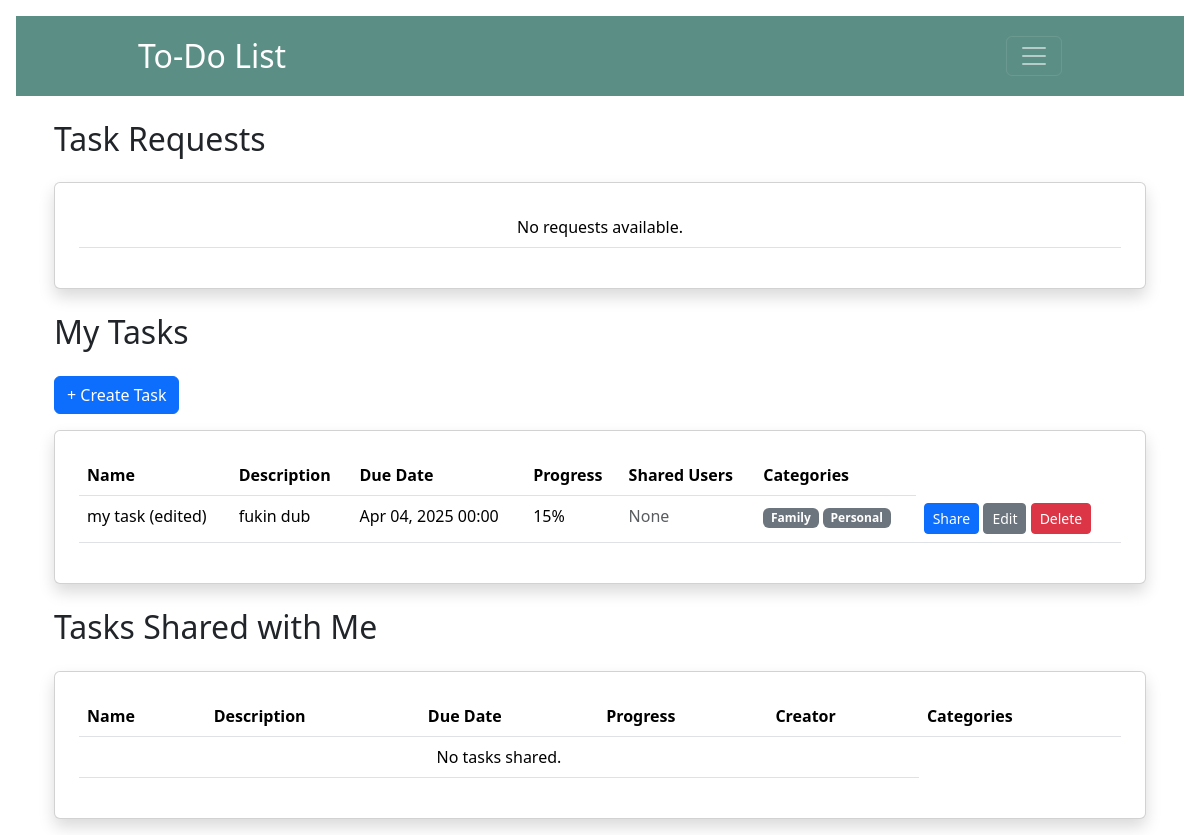
Before: /tasks/ (signed in) with the older database file.
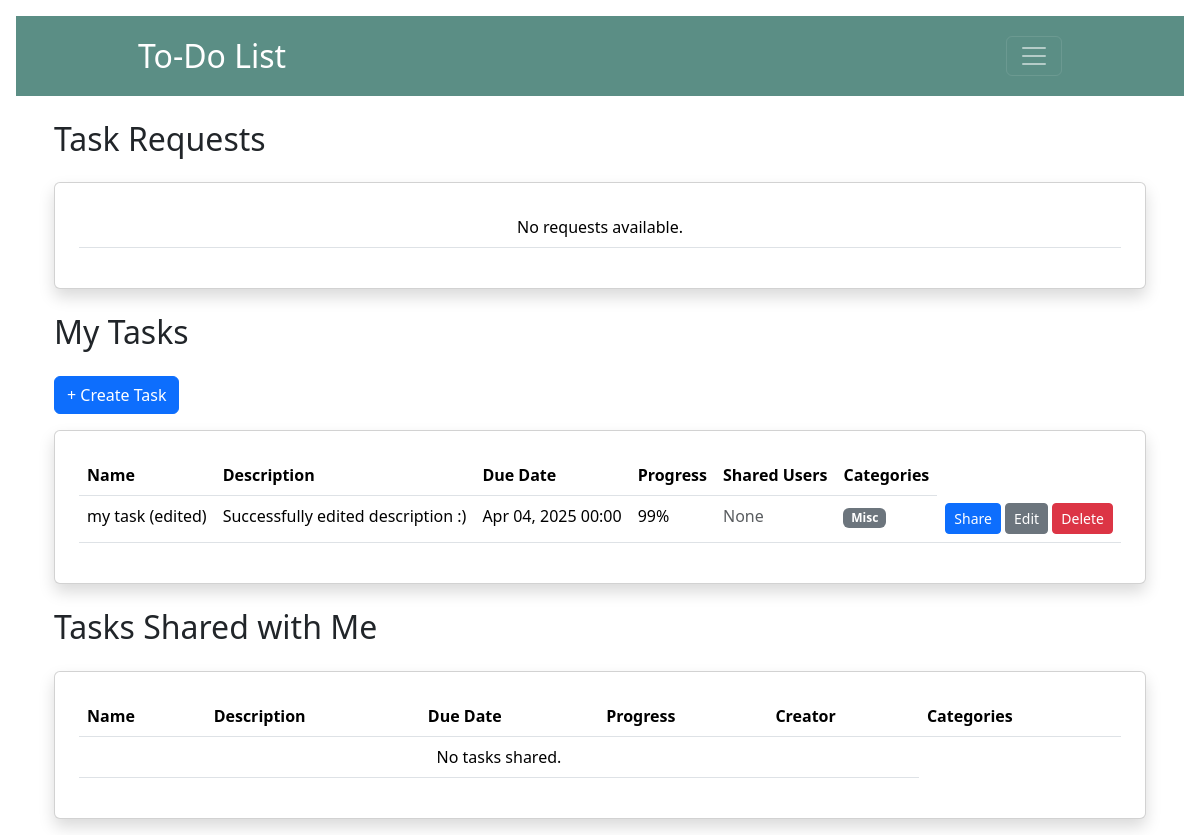
After: the same page with the newer database file.
### todoapp/models.py (models this page shows, shortened)
class Task(models.Model):
    name = models.CharField(max_length=255)
    creator = models.ForeignKey(User, on_delete=models.CASCADE)
    description = models.TextField()
    due_date = models.DateTimeField()
    progress = models.IntegerField(default=0)
    is_completed = models.BooleanField(default=False)
    categories = models.ManyToManyField(Category, related_name="tasks", blank=True)
    assigned_users = models.ManyToManyField(User, related_name="assigned_tasks")
    notifications_enabled = models.BooleanField(default=False)

class Category(models.Model):
    name = models.CharField(max_length=50)

### todoapp/views.py (the view)
# urls.py: path('tasks/', views.task_view, name='task_view'),
def task_view(request):
    tasks = Task.objects.filter(creator=request.user)
    task_requests = TaskCollabRequest.objects.filter(to_user=request.user)
    shared_tasks = Task.objects.filter(assigned_users=request.user)
    return render(request, 'task_view.html', {
	    'tasks': tasks,
	    'task_requests': task_requests,
	    'shared_tasks': shared_tasks,
	    'vapid_key': settings.VAPID_PUBLIC_KEY})

### todoapp/templates/task_view.html (shortened to what the changed rows need)
{% extends 'base.html' %}
{% block content %}
<div class="container mt-4">
    <h2 class="mb-4">Task Requests</h2>
</div>
<div class="container mt-4">
    <h2 class="mb-4">My Tasks</h2>
    <div class="card p-4 shadow">
        <table class="table">
            <tbody>
                <tr>
                    <th>Name</th>
                    <th>Description</th>
                    <th>Due Date</th>
                    <th>Progress</th>
                    <th>Shared Users</th>
                    <th>Categories</th>
                </tr>
                {% for task in tasks %}
                <tr>
                    <td>{{ task.name }}</td>
                    <td>{{ task.description }}</td>
                    <td>{{ task.due_date|date:"M d, Y H:i" }}</td>
                    <td>{{ task.progress }}%</td>
                    <td>
                        {% for user in task.assigned_users.all %}
                            <span class="badge bg-secondary">{{ user.username }}</span>
                        {% empty %}
                            <span class="text-muted">None</span>
                        {% endfor %}
                    </td>
                    <td>
                        {% for category in task.categories.all %}
                            <span class="badge bg-secondary">{{ category.name }}</span>
                        {% empty %}
                            <span class="text-muted">None</span>
                        {% endfor %}
                    </td>
                    <td>
                        <a class="btn btn-primary btn-sm" href="{% url 'share_task' task_id=task.id %}">Share</a>
                        <a class="btn btn-secondary btn-sm" href="{% url 'edit_task' task.id %}">Edit</a>
                        <button class="btn btn-danger btn-sm" onclick="confirmDelete({{ task.id }})">Delete</button>
                    </td>
                </tr>
                {% empty %}
                <tr>
                    <td colspan="5" class="text-center">No tasks available.</td>
                </tr>
                {% endfor %}
            </tbody>
        </table>
    </div>
</div>
<div class="container mt-4">
    <h2 class="mb-4">Tasks Shared with Me</h2>
    <div class="card p-4 shadow">
        <table class="table">
                <tr>
                    <th>Name</th>
                    <th>Description</th>
                    <th>Due Date</th>
                    <th>Progress</th>
                    <th>Creator</th>
                    <th>Categories</th>
                </tr>
        </table>
    </div>
</div>
{% endblock %}

Changed rows visible on the page:
changed Task "my task (edited)": loses Category (name "Family"); loses Category (name "Personal"); gains Category (name "Misc"); description "fukin dub" → "Successfully edited description :)"; progress "15" → "99"
